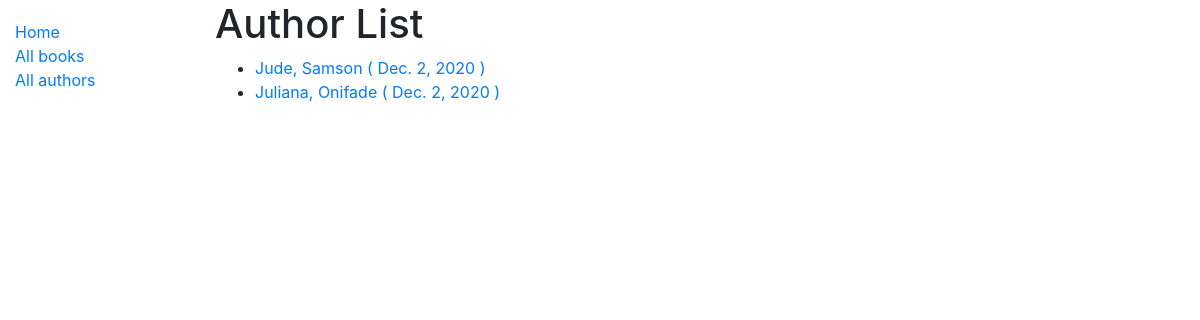
Screenshot of /catalog/authors/ with the database file from the repository.
### catalog/models.py (models this page shows, shortened)
class Author(models.Model):
    first_name = models.CharField(max_length=100)
    last_name = models.CharField(max_length=100)
    date_of_birth = models.DateField(null=True, blank=True)
    date_of_death = models.DateField('Died', null=True, blank=True)
    class Meta:
        ordering = ['last_name', 'first_name']
    def get_absolute_url(self):
        return reverse('author-detail', args=[str(self.id)])

### catalog/views.py (the view)
# urls.py: path('authors/', views.AuthorListView.as_view(), name='authors'),
class AuthorListView(generic.ListView):
    model = Author

### catalog/templates/catalog/author_list.html
{% extends 'base_generic.html' %}
{% block content %}
  <h1>Author List</h1>
  {% if author_list %}
    <ul>
      {% for author in author_list %}
      <li>
        <a href="{{ author.get_absolute_url }}">{{ author.last_name }},
          {{ author.first_name }} ( {{ author.date_of_birth}} )</a>
      </li>
      {% endfor %}
    </ul>
  {% else %}
    <p> There is no author</p>
  {% endif %}
{% endblock%}

### rows the page displays
Author: last_name "Jude", first_name "Samson", date_of_birth "Dec. 2, 2020"
Author: last_name "Juliana", first_name "Onifade", date_of_birth "Dec. 2, 2020"
